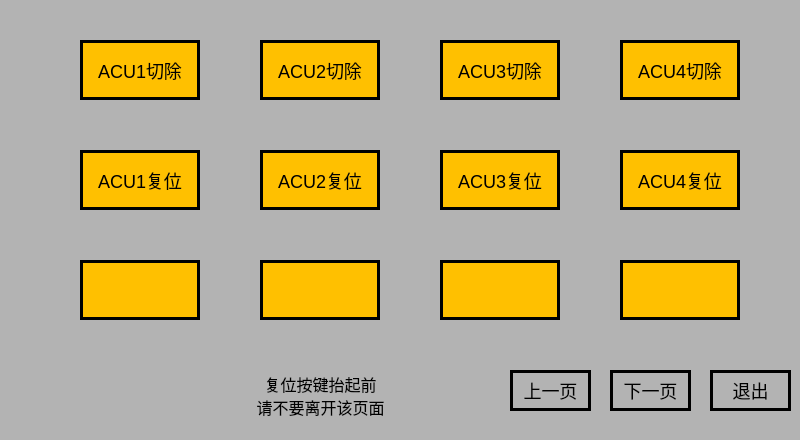
<?xml version="1.0" encoding="UTF-8"?>
<ui version="4.0">
 <class>VehicleInstructionTestPage2</class>
 <widget class="QWidget" name="VehicleInstructionTestPage2">
  <property name="geometry">
   <rect>
    <x>0</x>
    <y>0</y>
    <width>800</width>
    <height>440</height>
   </rect>
  </property>
  <property name="windowTitle">
   <string>Form</string>
  </property>
  <widget class="QPushButton" name="VITest2_Button_prePage">
   <property name="geometry">
    <rect>
     <x>510</x>
     <y>370</y>
     <width>81</width>
     <height>41</height>
    </rect>
   </property>
   <property name="focusPolicy">
    <enum>Qt::NoFocus</enum>
   </property>
   <property name="styleSheet">
    <string notr="true">font: 75 18px ;
background-color: rgb(179, 179, 179);
border:3px solid rgb(0, 0, 0);</string>
   </property>
   <property name="text">
    <string>上一页</string>
   </property>
  </widget>
  <widget class="QPushButton" name="VITest2_Button_nextPage">
   <property name="geometry">
    <rect>
     <x>610</x>
     <y>370</y>
     <width>81</width>
     <height>41</height>
    </rect>
   </property>
   <property name="focusPolicy">
    <enum>Qt::NoFocus</enum>
   </property>
   <property name="styleSheet">
    <string notr="true">font: 75  18px ;
background-color: rgb(179, 179, 179);
border:3px solid rgb(0, 0, 0);</string>
   </property>
   <property name="text">
    <string>下一页</string>
   </property>
  </widget>
  <widget class="QPushButton" name="VITest2_Button_L2R1">
   <property name="geometry">
    <rect>
     <x>80</x>
     <y>150</y>
     <width>120</width>
     <height>60</height>
    </rect>
   </property>
   <property name="focusPolicy">
    <enum>Qt::NoFocus</enum>
   </property>
   <property name="styleSheet">
    <string notr="true">font: 75  18px ;
background-color: rgb(255, 192, 0);
border:3px solid rgb(0, 0, 0);</string>
   </property>
   <property name="text">
    <string>ACU1复位</string>
   </property>
  </widget>
  <widget class="QPushButton" name="VITest2_Button_L3R4">
   <property name="geometry">
    <rect>
     <x>620</x>
     <y>260</y>
     <width>120</width>
     <height>60</height>
    </rect>
   </property>
   <property name="focusPolicy">
    <enum>Qt::NoFocus</enum>
   </property>
   <property name="styleSheet">
    <string notr="true">font: 75  18px ;
background-color: rgb(255, 192, 0);
border:3px solid rgb(0, 0, 0);</string>
   </property>
   <property name="text">
    <string/>
   </property>
  </widget>
  <widget class="QLabel" name="VITest2_background">
   <property name="geometry">
    <rect>
     <x>0</x>
     <y>0</y>
     <width>800</width>
     <height>440</height>
    </rect>
   </property>
   <property name="styleSheet">
    <string notr="true">background-color: rgb(179, 179, 179);</string>
   </property>
   <property name="text">
    <string/>
   </property>
  </widget>
  <widget class="QPushButton" name="VITest2_Button_L2R2">
   <property name="geometry">
    <rect>
     <x>260</x>
     <y>150</y>
     <width>120</width>
     <height>60</height>
    </rect>
   </property>
   <property name="focusPolicy">
    <enum>Qt::NoFocus</enum>
   </property>
   <property name="styleSheet">
    <string notr="true">font: 75  18px ;
background-color: rgb(255, 192, 0);
border:3px solid rgb(0, 0, 0);</string>
   </property>
   <property name="text">
    <string>ACU2复位</string>
   </property>
  </widget>
  <widget class="QPushButton" name="VITest2_Button_L1R1">
   <property name="geometry">
    <rect>
     <x>80</x>
     <y>40</y>
     <width>120</width>
     <height>60</height>
    </rect>
   </property>
   <property name="focusPolicy">
    <enum>Qt::NoFocus</enum>
   </property>
   <property name="styleSheet">
    <string notr="true">font: 75  18px ;
background-color: rgb(255, 192, 0);
border:3px solid rgb(0, 0, 0);</string>
   </property>
   <property name="text">
    <string>ACU1切除</string>
   </property>
  </widget>
  <widget class="QPushButton" name="VITest2_Button_L1R3">
   <property name="geometry">
    <rect>
     <x>440</x>
     <y>40</y>
     <width>120</width>
     <height>60</height>
    </rect>
   </property>
   <property name="focusPolicy">
    <enum>Qt::NoFocus</enum>
   </property>
   <property name="styleSheet">
    <string notr="true">font: 75  18px ;
background-color: rgb(255, 192, 0);
border:3px solid rgb(0, 0, 0);</string>
   </property>
   <property name="text">
    <string>ACU3切除</string>
   </property>
  </widget>
  <widget class="QPushButton" name="VITest2_Button_L2R3">
   <property name="geometry">
    <rect>
     <x>440</x>
     <y>150</y>
     <width>120</width>
     <height>60</height>
    </rect>
   </property>
   <property name="focusPolicy">
    <enum>Qt::NoFocus</enum>
   </property>
   <property name="styleSheet">
    <string notr="true">font: 75  18px ;
background-color: rgb(255, 192, 0);
border:3px solid rgb(0, 0, 0);</string>
   </property>
   <property name="text">
    <string>ACU3复位</string>
   </property>
  </widget>
  <widget class="QPushButton" name="VITest2_Button_L3R2">
   <property name="geometry">
    <rect>
     <x>260</x>
     <y>260</y>
     <width>120</width>
     <height>60</height>
    </rect>
   </property>
   <property name="focusPolicy">
    <enum>Qt::NoFocus</enum>
   </property>
   <property name="styleSheet">
    <string notr="true">font: 75  18px ;
background-color: rgb(255, 192, 0);
border:3px solid rgb(0, 0, 0);</string>
   </property>
   <property name="text">
    <string/>
   </property>
  </widget>
  <widget class="QPushButton" name="VITest2_Button_L1R4">
   <property name="geometry">
    <rect>
     <x>620</x>
     <y>40</y>
     <width>120</width>
     <height>60</height>
    </rect>
   </property>
   <property name="focusPolicy">
    <enum>Qt::NoFocus</enum>
   </property>
   <property name="styleSheet">
    <string notr="true">font: 75  18px ;
background-color: rgb(255, 192, 0);
border:3px solid rgb(0, 0, 0);</string>
   </property>
   <property name="text">
    <string>ACU4切除</string>
   </property>
  </widget>
  <widget class="QPushButton" name="VITest2_Button_L1R2">
   <property name="geometry">
    <rect>
     <x>260</x>
     <y>40</y>
     <width>120</width>
     <height>60</height>
    </rect>
   </property>
   <property name="focusPolicy">
    <enum>Qt::NoFocus</enum>
   </property>
   <property name="styleSheet">
    <string notr="true">font: 75  18px ;
background-color: rgb(255, 192, 0);
border:3px solid rgb(0, 0, 0);</string>
   </property>
   <property name="text">
    <string>ACU2切除</string>
   </property>
  </widget>
  <widget class="QPushButton" name="VITest2_Button_closePage">
   <property name="geometry">
    <rect>
     <x>710</x>
     <y>370</y>
     <width>81</width>
     <height>41</height>
    </rect>
   </property>
   <property name="focusPolicy">
    <enum>Qt::NoFocus</enum>
   </property>
   <property name="styleSheet">
    <string notr="true">font: 75 18px ;
background-color: rgb(179, 179, 179);
border:3px solid rgb(0, 0, 0);</string>
   </property>
   <property name="text">
    <string>退出</string>
   </property>
  </widget>
  <widget class="QPushButton" name="VITest2_Button_L3R1">
   <property name="geometry">
    <rect>
     <x>80</x>
     <y>260</y>
     <width>120</width>
     <height>60</height>
    </rect>
   </property>
   <property name="focusPolicy">
    <enum>Qt::NoFocus</enum>
   </property>
   <property name="styleSheet">
    <string notr="true">font: 75  18px ;
background-color: rgb(255, 192, 0);
border:3px solid rgb(0, 0, 0);</string>
   </property>
   <property name="text">
    <string/>
   </property>
  </widget>
  <widget class="QPushButton" name="VITest2_Button_L2R4">
   <property name="geometry">
    <rect>
     <x>620</x>
     <y>150</y>
     <width>120</width>
     <height>60</height>
    </rect>
   </property>
   <property name="focusPolicy">
    <enum>Qt::NoFocus</enum>
   </property>
   <property name="styleSheet">
    <string notr="true">font: 75  18px ;
background-color: rgb(255, 192, 0);
border:3px solid rgb(0, 0, 0);</string>
   </property>
   <property name="text">
    <string>ACU4复位</string>
   </property>
  </widget>
  <widget class="QLabel" name="VITest2_Label_Page">
   <property name="geometry">
    <rect>
     <x>410</x>
     <y>370</y>
     <width>91</width>
     <height>41</height>
    </rect>
   </property>
   <property name="styleSheet">
    <string notr="true">font: 75  18px ;</string>
   </property>
   <property name="text">
    <string/>
   </property>
  </widget>
  <widget class="QPushButton" name="VITest2_Button_L3R3">
   <property name="geometry">
    <rect>
     <x>440</x>
     <y>260</y>
     <width>120</width>
     <height>60</height>
    </rect>
   </property>
   <property name="focusPolicy">
    <enum>Qt::NoFocus</enum>
   </property>
   <property name="styleSheet">
    <string notr="true">font: 75  18px ;
background-color: rgb(255, 192, 0);
border:3px solid rgb(0, 0, 0);</string>
   </property>
   <property name="text">
    <string/>
   </property>
  </widget>
  <widget class="QLabel" name="label">
   <property name="geometry">
    <rect>
     <x>240</x>
     <y>370</y>
     <width>161</width>
     <height>51</height>
    </rect>
   </property>
   <property name="styleSheet">
    <string notr="true">font: 75 16px ;
</string>
   </property>
   <property name="text">
    <string>复位按键抬起前
请不要离开该页面</string>
   </property>
   <property name="alignment">
    <set>Qt::AlignCenter</set>
   </property>
  </widget>
  <zorder>VITest2_background</zorder>
  <zorder>VITest2_Button_prePage</zorder>
  <zorder>VITest2_Button_nextPage</zorder>
  <zorder>VITest2_Button_L2R1</zorder>
  <zorder>VITest2_Button_L3R4</zorder>
  <zorder>VITest2_Button_L2R2</zorder>
  <zorder>VITest2_Button_L1R1</zorder>
  <zorder>VITest2_Button_L1R3</zorder>
  <zorder>VITest2_Button_L2R3</zorder>
  <zorder>VITest2_Button_L3R2</zorder>
  <zorder>VITest2_Button_L1R4</zorder>
  <zorder>VITest2_Button_L1R2</zorder>
  <zorder>VITest2_Button_closePage</zorder>
  <zorder>VITest2_Button_L3R1</zorder>
  <zorder>VITest2_Button_L2R4</zorder>
  <zorder>VITest2_Label_Page</zorder>
  <zorder>VITest2_Button_L3R3</zorder>
  <zorder>label</zorder>
 </widget>
 <resources/>
 <connections/>
</ui>
